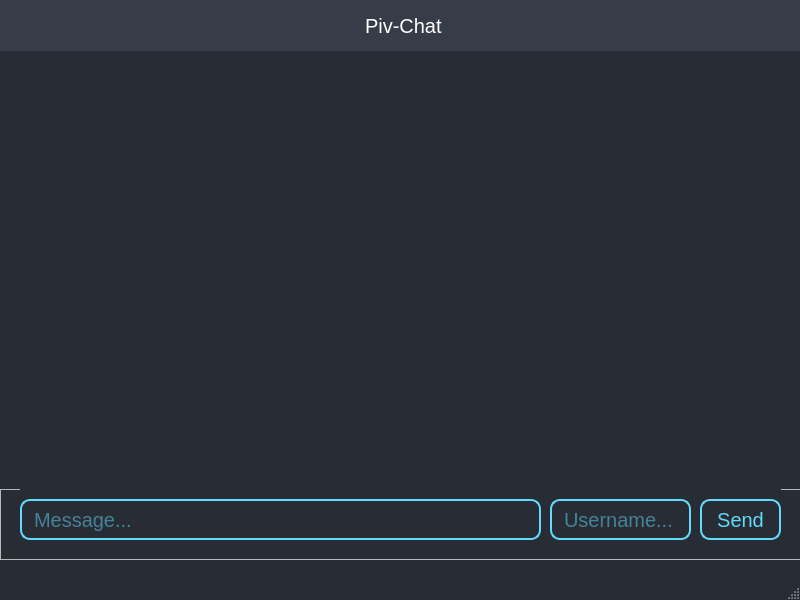
<?xml version="1.0" encoding="UTF-8"?>
<ui version="4.0">
 <class>MainWindow</class>
 <widget class="QMainWindow" name="MainWindow">
  <property name="geometry">
   <rect>
    <x>0</x>
    <y>0</y>
    <width>800</width>
    <height>600</height>
   </rect>
  </property>
  <property name="minimumSize">
   <size>
    <width>800</width>
    <height>600</height>
   </size>
  </property>
  <property name="maximumSize">
   <size>
    <width>800</width>
    <height>600</height>
   </size>
  </property>
  <property name="windowTitle">
   <string>MainWindow</string>
  </property>
  <property name="styleSheet">
   <string notr="true">#MainWindow{
	background-color: #282c34;
}</string>
  </property>
  <widget class="QWidget" name="centralwidget">
   <property name="styleSheet">
    <string notr="true">#centralwidget{
	background-color: #282c34;
}</string>
   </property>
   <widget class="QFrame" name="frame">
    <property name="geometry">
     <rect>
      <x>0</x>
      <y>489</y>
      <width>801</width>
      <height>71</height>
     </rect>
    </property>
    <property name="frameShape">
     <enum>QFrame::StyledPanel</enum>
    </property>
    <property name="frameShadow">
     <enum>QFrame::Raised</enum>
    </property>
    <widget class="QLineEdit" name="textLine">
     <property name="geometry">
      <rect>
       <x>20</x>
       <y>10</y>
       <width>521</width>
       <height>41</height>
      </rect>
     </property>
     <property name="styleSheet">
      <string notr="true">#textLine{
	 outline: none;
	border: none;
	background-color: #282c34;
	color: #61dafb;
	border: 2px solid #61dafb;
	border-radius: 10px;
	padding-left: 10px;
	font-size: 20px;
	
}</string>
     </property>
     <property name="placeholderText">
      <string>Message...</string>
     </property>
    </widget>
    <widget class="QPushButton" name="sendButton">
     <property name="geometry">
      <rect>
       <x>700</x>
       <y>10</y>
       <width>81</width>
       <height>41</height>
      </rect>
     </property>
     <property name="styleSheet">
      <string notr="true">#sendButton{
	background-color: #282c34;
	color: #61dafb;
	border: 2px solid #61dafb;
	border-radius: 10px;
	height: 20px;
	font-size: 20px;
	cursor: pointer;
	transition: .2s;
}

#sendButton:hover{
	background-color: #373d48;
}

</string>
     </property>
     <property name="text">
      <string>Send</string>
     </property>
    </widget>
    <widget class="QLineEdit" name="textLine2">
     <property name="geometry">
      <rect>
       <x>550</x>
       <y>10</y>
       <width>141</width>
       <height>41</height>
      </rect>
     </property>
     <property name="styleSheet">
      <string notr="true">#textLine2{
	 outline: none;
	border: none;
	background-color: #282c34;
	color: #61dafb;
	border: 2px solid #61dafb;
	border-radius: 10px;
	padding-left: 10px;
	font-size: 20px;
	
}</string>
     </property>
     <property name="placeholderText">
      <string>Username...</string>
     </property>
    </widget>
   </widget>
   <widget class="QLabel" name="label">
    <property name="geometry">
     <rect>
      <x>0</x>
      <y>0</y>
      <width>801</width>
      <height>51</height>
     </rect>
    </property>
    <property name="styleSheet">
     <string notr="true">#label{
	color: white;
	padding-left: 360px;
	font-size: 20px;
	background-color: #373d48;

}</string>
    </property>
    <property name="text">
     <string>Piv-Chat</string>
    </property>
   </widget>
   <widget class="QScrollArea" name="scrollArea">
    <property name="geometry">
     <rect>
      <x>20</x>
      <y>60</y>
      <width>761</width>
      <height>431</height>
     </rect>
    </property>
    <property name="styleSheet">
     <string notr="true">#scrollArea{ 	
	border: none;
 }</string>
    </property>
    <property name="widgetResizable">
     <bool>true</bool>
    </property>
    <widget class="QWidget" name="scrollAreaWidgetContents">
     <property name="geometry">
      <rect>
       <x>0</x>
       <y>0</y>
       <width>761</width>
       <height>431</height>
      </rect>
     </property>
     <property name="styleSheet">
      <string notr="true">#scrollAreaWidgetContents{
		background-color: #282c34;
}</string>
     </property>
     <widget class="QWidget" name="verticalLayoutWidget">
      <property name="geometry">
       <rect>
        <x>0</x>
        <y>10</y>
        <width>771</width>
        <height>411</height>
       </rect>
      </property>
      <layout class="QVBoxLayout" name="verticalLayout"/>
     </widget>
    </widget>
   </widget>
  </widget>
  <widget class="QMenuBar" name="menubar">
   <property name="geometry">
    <rect>
     <x>0</x>
     <y>0</y>
     <width>800</width>
     <height>26</height>
    </rect>
   </property>
  </widget>
  <widget class="QStatusBar" name="statusbar"/>
 </widget>
 <resources/>
 <connections/>
</ui>
